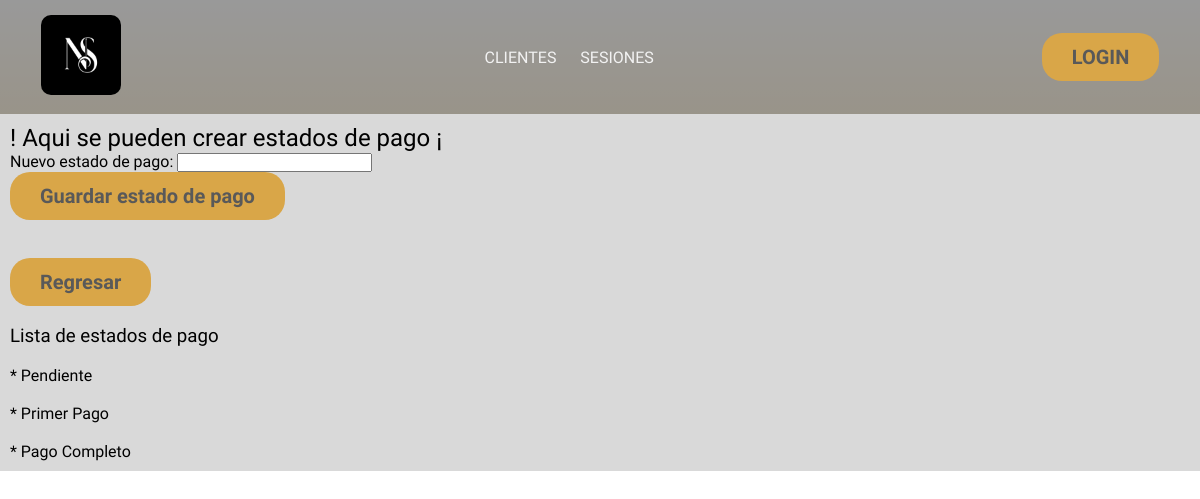
The page /formulario/crear_status/ on the database as committed earlier.
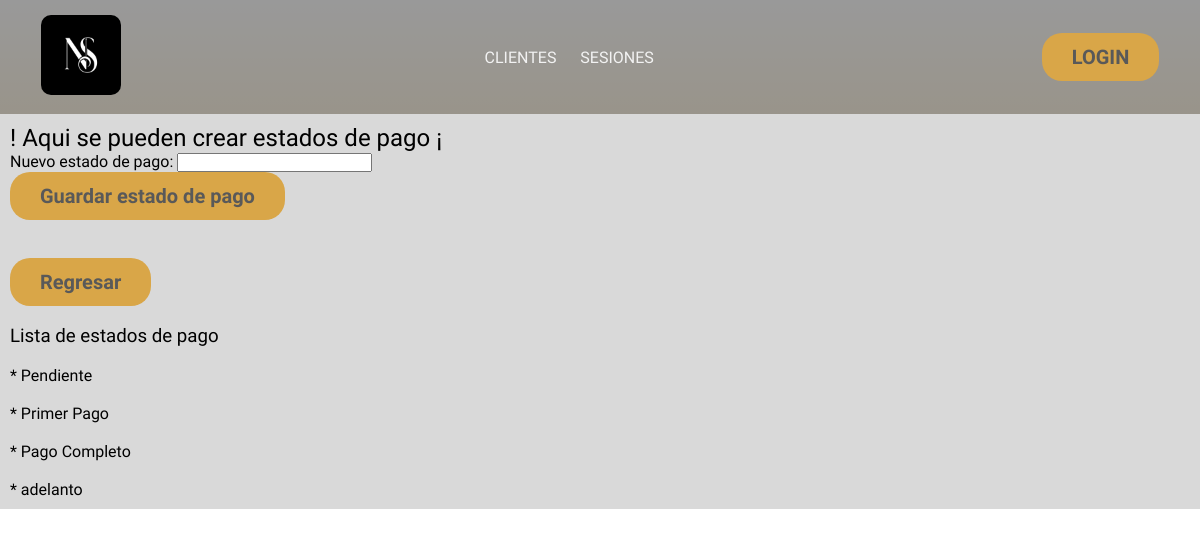
The same page on the database as committed later.
### formulario/models.py (models this page shows, shortened)
class Status(models.Model):
  nombre    = models.CharField(max_length=30, null=False, blank=False,verbose_name='Nuevo estado de pago')

### formulario/views.py (the view)
# urls.py: path('crear_status/',           views.crear_status,   name="crear_status"),
def crear_status(request):
  if request.method == 'POST':
    form1 = StatusForm(request.POST, prefix='form1')
    if form1.is_valid():
      form1.save()
      form1 = StatusForm()
    lista_status = Status.objects.all()
    return render(request, '1.administrador/crear_status.html', {
      'form1':form1,
      'lista_status':lista_status
    })
  else:
    form1 = StatusForm(prefix='form1')
  lista_status = Status.objects.all()
  return render(request, '1.administrador/crear_status.html', {
    'form':form1,
    'lista_status':lista_status
  })

### formulario/forms.py
class StatusForm(ModelForm):
  class Meta:
    model   = Status
    fields  = ["nombre"]

### templates/1.administrador/crear_status.html (shortened to what this page needs)
{% extends "layouts/app.html" %}
{% block content %}
<h2> ! Aqui se pueden crear estados de pago ¡</h2>
{% endblock content %}
{% block registrar %}
<form action="{% url "crear_status" %}" method="post">
  {{ form }}
  <button type="submit">Guardar estado de pago</button>
</form>
<br><br>
<form action="{% url "agendar" %}">
  <button type="submit"> Regresar </button>
</form>
<br>
<h3> Lista de estados de pago </h3>
<ul>
{% for estado in lista_status %}
<li>
  <br>
  <p>
  * {{estado.nombre}} <br>
  </p>
  </li>
{% endfor %}
</ul>
{% endblock registrar %}

Rows that differ between the two databases and show on the page:
added Status: nombre "adelanto"
